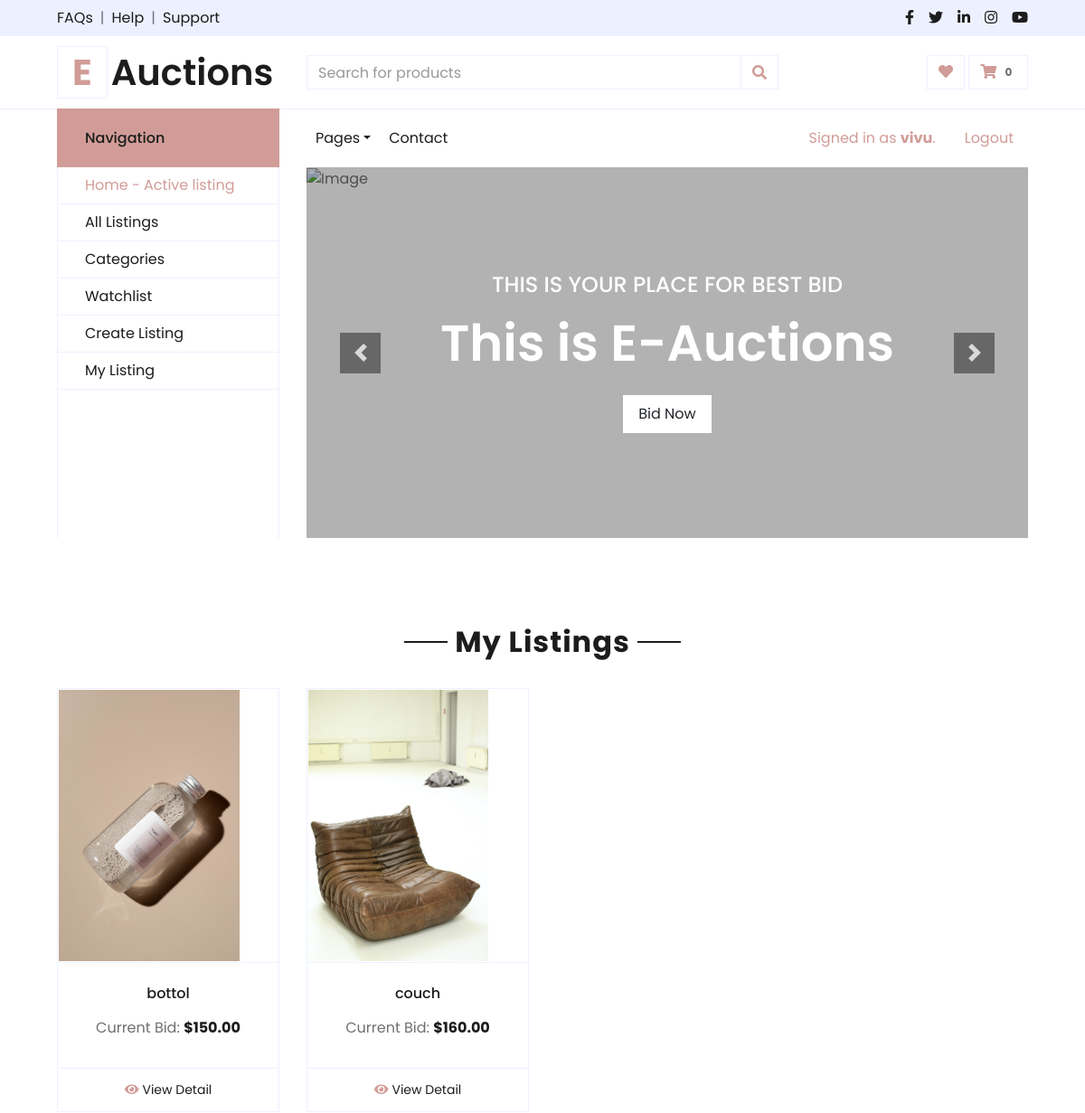
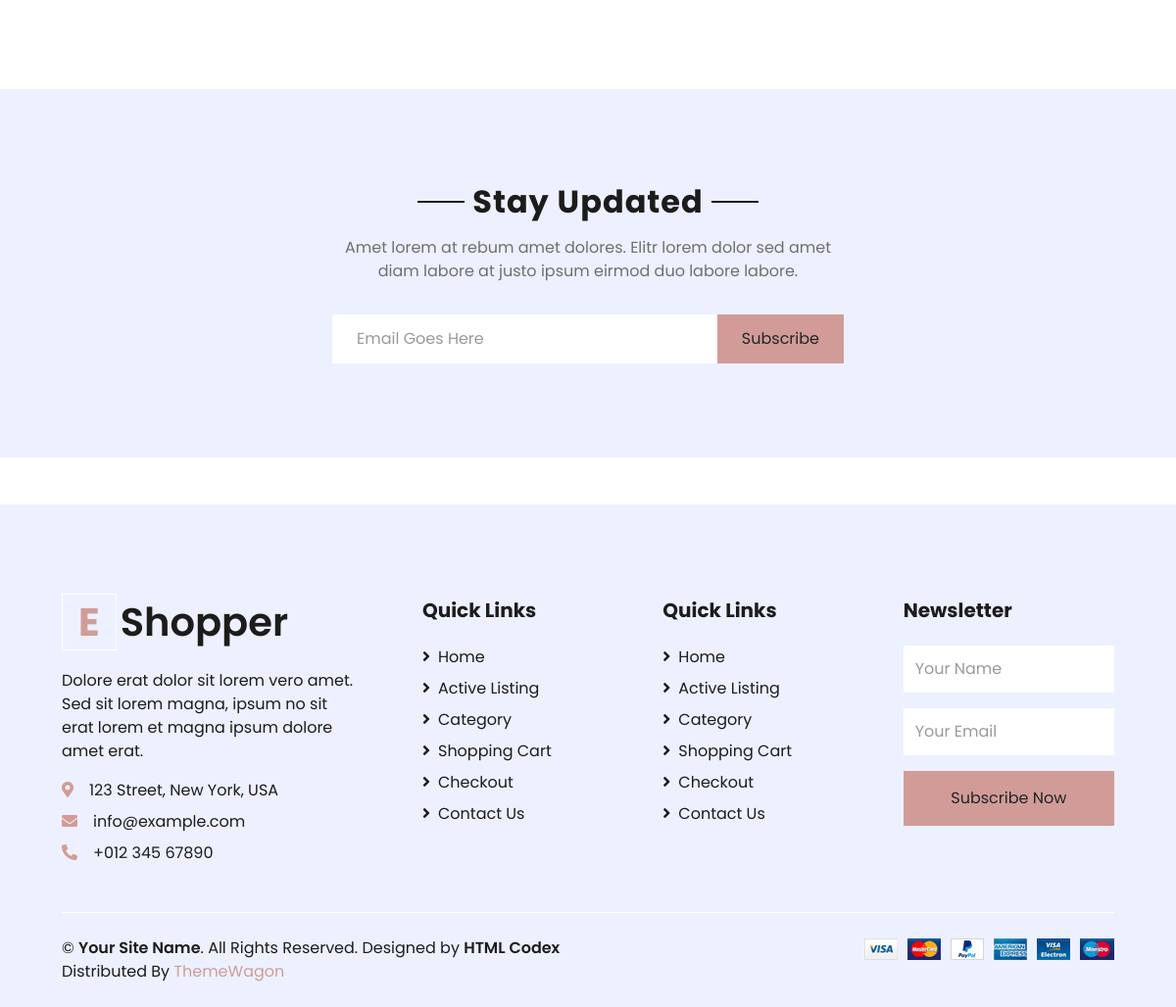
/your_listing (signed in), run on the app's committed database (2 pictures, top to bottom).
### auctions/models.py (models this page shows)
class User(AbstractUser):
    pass

class listing(models.Model):
    bid_price = models.DecimalField(max_digits=5, decimal_places=2)
    title = models.CharField(name="title", max_length=250)
    description = models.CharField(name="description", max_length= 700)
    category = models.CharField(name="category", max_length=20, default="Not Specified")
    current_price = models.DecimalField(max_digits=5, decimal_places=2)
    slug = models.SlugField(name="slug")
    image = models.ImageField(upload_to='auctions/media/', null=True)
    status = models.BooleanField(default=True)
    user_id = models.ForeignKey(User, on_delete=models.CASCADE, default=User)

### auctions/views.py (the view)
# urls.py: path('your_listing', views.your_listing, name='your_listing'),
@login_required(login_url='/login')
def your_listing(request):
    user_id = request.session.get("_auth_user_id")
    user = models.User.objects.get(pk= user_id)
    your_listing = models.listing.objects.filter(user_id= user)
    return render(request, 'auctions/your_listings.html', { 'your_listing': your_listing})

### auctions/templates/auctions/your_listings.html (shortened to what this page needs)
{% extends 'auctions/layout.html' %}
{% load static %}
{% block body %}
<div class="container-fluid pt-5">
    <div class="text-center mb-4">
        <h2 class="section-title px-5"><span class="px-2">My Listings</span></h2>
    </div>
    <div class="row px-xl-5 pb-3">
        {% for q in your_listing %}
        <div class="col-lg-3 col-md-6 col-sm-12 pb-1">
            <div class="card product-item border-0 mb-4">
                <div class="card-header product-img position-relative overflow-hidden bg-transparent border p-0">
                    <a href="{% url 'listing' id=q.pk %}" class="btn btn-sm text-dark p-0">
                        <img class="img-fluid w-100" style="width:200px; height:300px;" src="{{ q.image.url }}" alt="">
                    </a>
                </div>
                <div class="card-body border-left border-right text-center p-0 pt-4 pb-3">
                    <h6 class="text-truncate mb-3">{{q.title}}</h6>
                    <div class="d-flex justify-content-center">
                        <p>Current Bid: <strong class="text-dark">${{q.current_price}}</strong></p>
                    </div>
                </div>
                <div class="card-footer d-flex justify-content-center bg-light border">
                    <a href="{% url 'listing' id=q.pk %}" class="btn btn-sm text-dark p-0"><i class="fas fa-eye text-primary mr-1"></i>View Detail</a>
                </div>
            </div>
        </div>
        {% endfor %}
    </div>
</div>
{% endblock %}

### auctions/templates/auctions/layout.html (shortened to what this page needs)
{% load static %}
<!DOCTYPE html>
<html lang="en">
<head>
    <link href="https://cdnjs.cloudflare.com/ajax/libs/font-awesome/5.10.0/css/all.min.css" rel="stylesheet">
    <link href="lib/owlcarousel/assets/owl.carousel.min.css" rel="stylesheet">
    <link href="{% static 'css/style.css' %}" rel="stylesheet">
</head>
<body>
    <div class="container-fluid">
        <div class="row bg-secondary py-2 px-xl-5">
            <div class="col-lg-6 d-none d-lg-block">
                <div class="d-inline-flex align-items-center">
                    <a class="text-dark" href="">FAQs</a>
                    <span class="text-muted px-2">|</span>
                    <a class="text-dark" href="">Help</a>
                    <span class="text-muted px-2">|</span>
                    <a class="text-dark" href="">Support</a>
                </div>
            </div>
            <div class="col-lg-6 text-center text-lg-right">
                <div class="d-inline-flex align-items-center">
                    <a class="text-dark px-2" href="">
                        <i class="fab fa-facebook-f"></i>
                    </a>
                    <a class="text-dark px-2" href="">
                        <i class="fab fa-twitter"></i>
                    </a>
                    <a class="text-dark px-2" href="">
                        <i class="fab fa-linkedin-in"></i>
                    </a>
                    <a class="text-dark px-2" href="">
                        <i class="fab fa-instagram"></i>
                    </a>
                    <a class="text-dark pl-2" href="">
                        <i class="fab fa-youtube"></i>
                    </a>
                </div>
            </div>
        </div>
        <div class="row align-items-center py-3 px-xl-5">
            <div class="col-lg-3 d-none d-lg-block">
                <a href="" class="text-decoration-none">
                    <h1 class="m-0 display-5 font-weight-semi-bold"><span class="text-primary font-weight-bold border px-3 mr-1">E</span>Auctions</h1>
                </a>
            </div>
            <div class="col-lg-6 col-6 text-left">
                <form action="">
                    <div class="input-group">
                        <input type="text" class="form-control" placeholder="Search for products">
                        <div class="input-group-append">
                            <span class="input-group-text bg-transparent text-primary">
                                <i class="fa fa-search"></i>
                            </span>
                        </div>
                    </div>
                </form>
            </div>
            {% if user.is_authenticated %}
            <div class="col-lg-3 col-6 text-right">
                <a href="" class="btn border">
                    <i class="fas fa-heart text-primary"></i>
                </a>
                <a href="" class="btn border">
                    <i class="fas fa-shopping-cart text-primary"></i>
                    <span class="badge">0</span>
                </a>
            </div>
            {% endif %}
        </div>
    </div>
    <div class="container-fluid mb-5">
        <div class="row border-top px-xl-5">
            <div class="col-lg-3 d-none d-lg-block">
                <a class="btn shadow-none d-flex align-items-center justify-content-between bg-primary text-white w-100" href="#navbar-vertical" style="height: 65px; margin-top: -1px; padding: 0 30px;">
                    <h6 class="m-0">Navigation</h6>
                </a>
                <nav class="show navbar navbar-vertical navbar-light align-items-start p-0 border border-top-0 border-bottom-0" id="navbar-vertical">
                    <div class="navbar-nav w-100 overflow-hidden" style="height: 410px">
                        <a href="{% url 'index' %}" class="nav-item nav-link active">Home - Active listing</a>
                        <a href="{% url 'active' %}" class="nav-item nav-link">All Listings</a>
                        <a href="{% url 'categories' category='all' %}" class="nav-item nav-link">Categories</a>
                        {% if user.is_authenticated %}
                        <a href="{% url 'watchlist' %}" class="nav-item nav-link">Watchlist</a>
                        <a href="{% url 'create' %}" class="nav-item nav-link">Create Listing</a>
                        <a href="{% url 'your_listing' %}" class="nav-item nav-link">My Listing</a>
                        {% endif %}
                    </div>
                </nav>
            </div>
            <div class="col-lg-9">
                <nav class="navbar navbar-expand-lg bg-light navbar-light py-3 py-lg-0 px-0">
                    <div class="collapse navbar-collapse justify-content-between" id="navbarCollapse">
                        <div class="navbar-nav mr-auto py-0">
                            <div class="nav-item dropdown">
                                <a href="#" class="nav-link dropdown-toggle" data-toggle="dropdown">Pages</a>
                            </div>
                            <a href="#" class="nav-item nav-link">Contact</a>
                        </div>
                        {% if user.is_authenticated %}
                            <a href="#" class="nav-item nav-link">Signed in as <strong>{{ user.username }}</strong>.</a>
                            <a href="{% url 'logout' %}" class="nav-item nav-link">Logout</a>
                        {% else %}
                            <div class="navbar-nav ml-auto py-0">
                                <a href="{% url 'login' %}" class="nav-item nav-link">Login</a>
                                <a href="{% url 'register' %}" class="nav-item nav-link">Register</a>
                            </div>
                        {% endif %}
                    </div>
                </nav>
                {% block crousel %}
                <div id="header-carousel" class="carousel slide" data-ride="carousel">
                    <div class="carousel-inner">
                        <div class="carousel-item active" style="height: 410px;">
                            <img class="img-fluid" src="{% static 'img/caro-2.jpg' %}" alt="Image">
                            <div class="carousel-caption d-flex flex-column align-items-center justify-content-center">
                                <div class="p-3" style="max-width: 700px;">
                                    <h4 class="text-light text-uppercase font-weight-medium mb-3">This is Your Place For Best Bid</h4>
                                    <h3 class="display-4 text-white font-weight-semi-bold mb-4">This is E-Auctions</h3>
                                    <a href="" class="btn btn-light py-2 px-3">Bid Now</a>
                                </div>
                            </div>
                        </div>
                    </div>
                    <a class="carousel-control-prev" href="#header-carousel" data-slide="prev">
                        <div class="btn btn-dark" style="width: 45px; height: 45px;">
                            <span class="carousel-control-prev-icon mb-n2"></span>
                        </div>
                    </a>
                    <a class="carousel-control-next" href="#header-carousel" data-slide="next">
                        <div class="btn btn-dark" style="width: 45px; height: 45px;">
                            <span class="carousel-control-next-icon mb-n2"></span>
                        </div>
                    </a>
                </div>
                {% endblock %}
            </div>
        </div>
    </div>
    {% block body %}
    {% endblock %}
    <div class="container-fluid bg-secondary my-5">
        <div class="row justify-content-md-center py-5 px-xl-5">
            <div class="col-md-6 col-12 py-5">
                <div class="text-center mb-2 pb-2">
                    <h2 class="section-title px-5 mb-3"><span class="bg-secondary px-2">Stay Updated</span></h2>
                    <p>Amet lorem at rebum amet dolores. Elitr lorem dolor sed amet diam labore at justo ipsum eirmod duo labore labore.</p>
                </div>
                <form action="">
                    <div class="input-group">
                        <input type="text" class="form-control border-white p-4" placeholder="Email Goes Here">
                        <div class="input-group-append">
                            <button class="btn btn-primary px-4">Subscribe</button>
                        </div>
                    </div>
                </form>
            </div>
        </div>
    </div>
    <div class="container-fluid bg-secondary text-dark mt-5 pt-5">
        <div class="row px-xl-5 pt-5">
            <div class="col-lg-4 col-md-12 mb-5 pr-3 pr-xl-5">
                <a href="" class="text-decoration-none">
                    <h1 class="mb-4 display-5 font-weight-semi-bold"><span class="text-primary font-weight-bold border border-white px-3 mr-1">E</span>Shopper</h1>
                </a>
                <p>Dolore erat dolor sit lorem vero amet. Sed sit lorem magna, ipsum no sit erat lorem et magna ipsum dolore amet erat.</p>
                <p class="mb-2"><i class="fa fa-map-marker-alt text-primary mr-3"></i>123 Street, New York, USA</p>
                <p class="mb-2"><i class="fa fa-envelope text-primary mr-3"></i>info@example.com</p>
                <p class="mb-0"><i class="fa fa-phone-alt text-primary mr-3"></i>+012 345 67890</p>
            </div>
            <div class="col-lg-8 col-md-12">
                <div class="row">
                    <div class="col-md-4 mb-5">
                        <h5 class="font-weight-bold text-dark mb-4">Quick Links</h5>
                        <div class="d-flex flex-column justify-content-start">
                            <a class="text-dark mb-2" href="{% url 'index' %}"><i class="fa fa-angle-right mr-2"></i>Home</a>
                            <a class="text-dark mb-2" href="{% url 'active' %}"><i class="fa fa-angle-right mr-2"></i>Active Listing</a>
                            <a class="text-dark mb-2" href="{% url 'categories' category='all' %}"><i class="fa fa-angle-right mr-2"></i>Category</a>
                            <a class="text-dark mb-2" href="#"><i class="fa fa-angle-right mr-2"></i>Shopping Cart</a>
                            <a class="text-dark mb-2" href="#"><i class="fa fa-angle-right mr-2"></i>Checkout</a>
                            <a class="text-dark" href="#"><i class="fa fa-angle-right mr-2"></i>Contact Us</a>
                        </div>
                    </div>
                    <div class="col-md-4 mb-5">
                        <h5 class="font-weight-bold text-dark mb-4">Quick Links</h5>
                        <div class="d-flex flex-column justify-content-start">
                            <a class="text-dark mb-2" href="{% url 'index' %}"><i class="fa fa-angle-right mr-2"></i>Home</a>
                            <a class="text-dark mb-2" href="{% url 'active' %}"><i class="fa fa-angle-right mr-2"></i>Active Listing</a>
                            <a class="text-dark mb-2" href="{% url 'categories' category='all' %}"><i class="fa fa-angle-right mr-2"></i>Category</a>
                            <a class="text-dark mb-2" href="#"><i class="fa fa-angle-right mr-2"></i>Shopping Cart</a>
                            <a class="text-dark mb-2" href="#"><i class="fa fa-angle-right mr-2"></i>Checkout</a>
                            <a class="text-dark" href="#"><i class="fa fa-angle-right mr-2"></i>Contact Us</a>
                        </div>
                    </div>
                    <div class="col-md-4 mb-5">
                        <h5 class="font-weight-bold text-dark mb-4">Newsletter</h5>
                        <form action="">
                            <div class="form-group">
                                <input type="text" class="form-control border-0 py-4" placeholder="Your Name" required="required" />
                            </div>
                            <div class="form-group">
                                <input type="email" class="form-control border-0 py-4" placeholder="Your Email"
                                    required="required" />
                            </div>
                            <div>
                                <button class="btn btn-primary btn-block border-0 py-3" type="submit">Subscribe Now</button>
                            </div>
                        </form>
                    </div>
                </div>
            </div>
        </div>
        <div class="row border-top border-light mx-xl-5 py-4">
            <div class="col-md-6 px-xl-0">
                <p class="mb-md-0 text-center text-md-left text-dark">
                    &copy; <a class="text-dark font-weight-semi-bold" href="#">Your Site Name</a>. All Rights Reserved. Designed
                    by
                    <a class="text-dark font-weight-semi-bold" href="https://htmlcodex.com">HTML Codex</a><br>
                    Distributed By <a href="https://themewagon.com" target="_blank">ThemeWagon</a>
                </p>
            </div>
            <div class="col-md-6 px-xl-0 text-center text-md-right">
                <img class="img-fluid" src="img/payments.png" alt="">
            </div>
        </div>
    </div>
</body>
</html>

### data on the page
User: username "vivu"
listing: image (picture), title "bottol", current_price "150.00"
listing: image (picture), title "couch", current_price "160.00"
